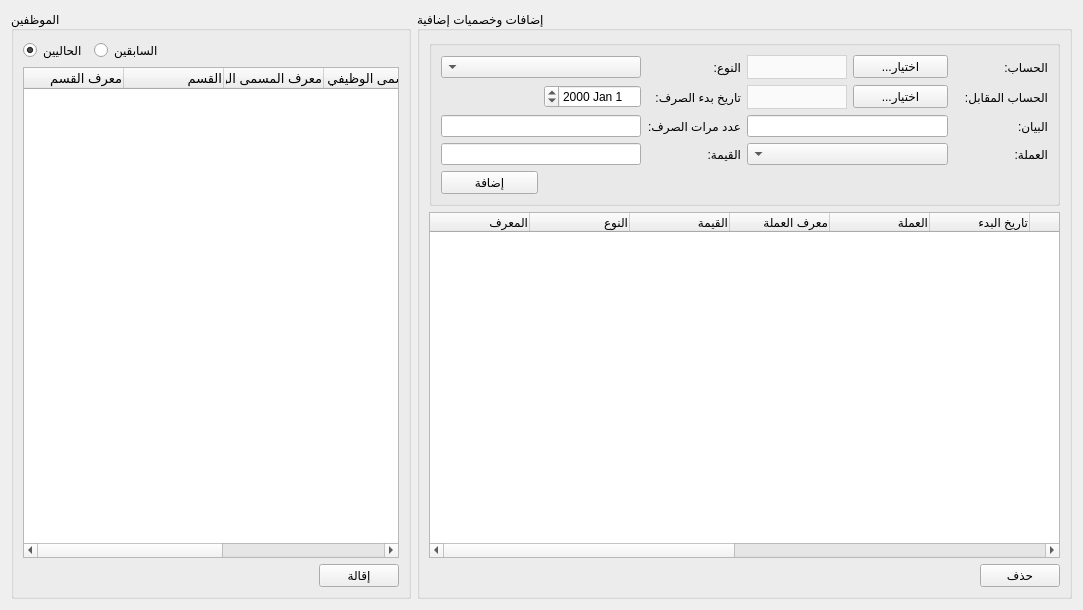
          <widget class="QWidget" name="page_20">
           <property name="geometry">
            <rect>
             <x>0</x>
             <y>0</y>
             <width>1083</width>
             <height>610</height>
            </rect>
           </property>
           <attribute name="label">
            <string>الإضافات والحسميات</string>
           </attribute>
           <layout class="QGridLayout" name="gridLayout_74">
            <item row="0" column="0">
             <widget class="QGroupBox" name="employees_groupbox_3">
              <property name="minimumSize">
               <size>
                <width>400</width>
                <height>0</height>
               </size>
              </property>
              <property name="maximumSize">
               <size>
                <width>400</width>
                <height>16777215</height>
               </size>
              </property>
              <property name="title">
               <string>الموظفين</string>
              </property>
              <layout class="QGridLayout" name="gridLayout_73">
               <item row="0" column="0">
                <widget class="QRadioButton" name="salaries_current_employees">
                 <property name="text">
                  <string>الحاليين</string>
                 </property>
                 <property name="checked">
                  <bool>true</bool>
                 </property>
                </widget>
               </item>
               <item row="0" column="1">
                <widget class="QRadioButton" name="salaries_resigned_employees">
                 <property name="text">
                  <string>السابقين</string>
                 </property>
                </widget>
               </item>
               <item row="0" column="2">
                <spacer name="horizontalSpacer_44">
                 <property name="orientation">
                  <enum>Qt::Horizontal</enum>
                 </property>
                 <property name="sizeHint" stdset="0">
                  <size>
                   <width>40</width>
                   <height>20</height>
                  </size>
                 </property>
                </spacer>
               </item>
               <item row="1" column="0" colspan="4">
                <widget class="QTreeWidget" name="salaries_employees_tree">
                 <property name="font">
                  <font>
                   <pointsize>10</pointsize>
                  </font>
                 </property>
                 <property name="alternatingRowColors">
                  <bool>false</bool>
                 </property>
                 <property name="verticalScrollMode">
                  <enum>QAbstractItemView::ScrollPerPixel</enum>
                 </property>
                 <column>
                  <property name="text">
                   <string>معرف القسم</string>
                  </property>
                  <property name="textAlignment">
                   <set>AlignTrailing|AlignVCenter</set>
                  </property>
                 </column>
                 <column>
                  <property name="text">
                   <string>القسم</string>
                  </property>
                  <property name="textAlignment">
                   <set>AlignTrailing|AlignVCenter</set>
                  </property>
                 </column>
                 <column>
                  <property name="text">
                   <string>معرف المسمى الوظيفي</string>
                  </property>
                  <property name="textAlignment">
                   <set>AlignTrailing|AlignVCenter</set>
                  </property>
                 </column>
                 <column>
                  <property name="text">
                   <string>المسمى الوظيفي</string>
                  </property>
                  <property name="textAlignment">
                   <set>AlignTrailing|AlignVCenter</set>
                  </property>
                 </column>
                 <column>
                  <property name="text">
                   <string>معرف الموظف</string>
                  </property>
                  <property name="textAlignment">
                   <set>AlignTrailing|AlignVCenter</set>
                  </property>
                 </column>
                 <column>
                  <property name="text">
                   <string>الموظف</string>
                  </property>
                  <property name="textAlignment">
                   <set>AlignTrailing|AlignVCenter</set>
                  </property>
                 </column>
                 <column>
                  <property name="text">
                   <string>تاريخ الاستقالة</string>
                  </property>
                  <property name="textAlignment">
                   <set>AlignTrailing|AlignVCenter</set>
                  </property>
                 </column>
                </widget>
               </item>
               <item row="2" column="0" colspan="2">
                <spacer name="horizontalSpacer_46">
                 <property name="orientation">
                  <enum>Qt::Horizontal</enum>
                 </property>
                 <property name="sizeHint" stdset="0">
                  <size>
                   <width>126</width>
                   <height>17</height>
                  </size>
                 </property>
                </spacer>
               </item>
               <item row="2" column="3">
                <widget class="QPushButton" name="terminate_employee_btn_2">
                 <property name="text">
                  <string>إقالة</string>
                 </property>
                </widget>
               </item>
              </layout>
             </widget>
            </item>
            <item row="0" column="1">
             <widget class="QGroupBox" name="employees_groupbox_10">
              <property name="maximumSize">
               <size>
                <width>16777215</width>
                <height>16777215</height>
               </size>
              </property>
              <property name="title">
               <string>إضافات وخصميات إضافية</string>
              </property>
              <layout class="QGridLayout" name="gridLayout_21">
               <item row="2" column="1">
                <widget class="QPushButton" name="salaries_discount_addition_delete_btn">
                 <property name="text">
                  <string>حذف</string>
                 </property>
                </widget>
               </item>
               <item row="2" column="0">
                <spacer name="horizontalSpacer_21">
                 <property name="orientation">
                  <enum>Qt::Horizontal</enum>
                 </property>
                 <property name="sizeHint" stdset="0">
                  <size>
                   <width>331</width>
                   <height>20</height>
                  </size>
                 </property>
                </spacer>
               </item>
               <item row="1" column="0" colspan="2">
                <widget class="QTableWidget" name="salaries_discounts_additions_table">
                 <property name="selectionBehavior">
                  <enum>QAbstractItemView::SelectRows</enum>
                 </property>
                 <property name="verticalScrollMode">
                  <enum>QAbstractItemView::ScrollPerPixel</enum>
                 </property>
                 <property name="horizontalScrollMode">
                  <enum>QAbstractItemView::ScrollPerPixel</enum>
                 </property>
                 <attribute name="horizontalHeaderStretchLastSection">
                  <bool>true</bool>
                 </attribute>
                 <column>
                  <property name="text">
                   <string>المعرف</string>
                  </property>
                  <property name="textAlignment">
                   <set>AlignTrailing|AlignVCenter</set>
                  </property>
                 </column>
                 <column>
                  <property name="text">
                   <string>النوع</string>
                  </property>
                  <property name="textAlignment">
                   <set>AlignTrailing|AlignVCenter</set>
                  </property>
                 </column>
                 <column>
                  <property name="text">
                   <string>القيمة</string>
                  </property>
                  <property name="textAlignment">
                   <set>AlignTrailing|AlignVCenter</set>
                  </property>
                 </column>
                 <column>
                  <property name="text">
                   <string>معرف العملة</string>
                  </property>
                  <property name="textAlignment">
                   <set>AlignTrailing|AlignVCenter</set>
                  </property>
                 </column>
                 <column>
                  <property name="text">
                   <string>العملة</string>
                  </property>
                  <property name="textAlignment">
                   <set>AlignTrailing|AlignVCenter</set>
                  </property>
                 </column>
                 <column>
                  <property name="text">
                   <string>تاريخ البدء</string>
                  </property>
                  <property name="textAlignment">
                   <set>AlignTrailing|AlignVCenter</set>
                  </property>
                 </column>
                 <column>
                  <property name="text">
                   <string>التكرار</string>
                  </property>
                  <property name="textAlignment">
                   <set>AlignTrailing|AlignVCenter</set>
                  </property>
                 </column>
                 <column>
                  <property name="text">
                   <string>معرف الحساب</string>
                  </property>
                  <property name="textAlignment">
                   <set>AlignTrailing|AlignVCenter</set>
                  </property>
                 </column>
                 <column>
                  <property name="text">
                   <string>الحساب</string>
                  </property>
                  <property name="textAlignment">
                   <set>AlignTrailing|AlignVCenter</set>
                  </property>
                 </column>
                 <column>
                  <property name="text">
                   <string>معرف الحساب المقابل</string>
                  </property>
                  <property name="textAlignment">
                   <set>AlignTrailing|AlignVCenter</set>
                  </property>
                 </column>
                 <column>
                  <property name="text">
                   <string>الحساب المقابل</string>
                  </property>
                  <property name="textAlignment">
                   <set>AlignTrailing|AlignVCenter</set>
                  </property>
                 </column>
                 <column>
                  <property name="text">
                   <string>البيان</string>
                  </property>
                  <property name="textAlignment">
                   <set>AlignTrailing|AlignVCenter</set>
                  </property>
                 </column>
                 <column>
                  <property name="text">
                   <string>الحالة</string>
                  </property>
                  <property name="textAlignment">
                   <set>AlignTrailing|AlignVCenter</set>
                  </property>
                 </column>
                </widget>
               </item>
               <item row="0" column="0" colspan="2">
                <widget class="QGroupBox" name="groupBox_4">
                 <property name="layoutDirection">
                  <enum>Qt::RightToLeft</enum>
                 </property>
                 <property name="title">
                  <string/>
                 </property>
                 <layout class="QGridLayout" name="gridLayout_22">
                  <item row="0" column="0">
                   <widget class="QLabel" name="label_53">
                    <property name="maximumSize">
                     <size>
                      <width>16777215</width>
                      <height>16777215</height>
                     </size>
                    </property>
                    <property name="text">
                     <string>الحساب:</string>
                    </property>
                   </widget>
                  </item>
                  <item row="0" column="1">
                   <widget class="QPushButton" name="salaries_discount_addition_account_btn">
                    <property name="text">
                     <string>...اختيار</string>
                    </property>
                   </widget>
                  </item>
                  <item row="0" column="2">
                   <widget class="QComboBox" name="salaries_discount_addition_account_combobox">
                    <property name="minimumSize">
                     <size>
                      <width>100</width>
                      <height>0</height>
                     </size>
                    </property>
                    <property name="styleSheet">
                     <string notr="true">QComboBox {
        background-color: #fafafa;
        border: 1px solid lightgrey;		
		height: 22px;
		color: black;
    }
    QComboBox::drop-down {
        border: none;
    }</string>
                    </property>
                   </widget>
                  </item>
                  <item row="0" column="3">
                   <widget class="QLabel" name="label_16">
                    <property name="maximumSize">
                     <size>
                      <width>16777215</width>
                      <height>16777215</height>
                     </size>
                    </property>
                    <property name="text">
                     <string>النوع:</string>
                    </property>
                   </widget>
                  </item>
                  <item row="0" column="4" colspan="2">
                   <widget class="QComboBox" name="salaries_discount_addition_type_combobox">
                    <property name="minimumSize">
                     <size>
                      <width>200</width>
                      <height>0</height>
                     </size>
                    </property>
                   </widget>
                  </item>
                  <item row="1" column="0">
                   <widget class="QLabel" name="label_54">
                    <property name="maximumSize">
                     <size>
                      <width>16777215</width>
                      <height>16777215</height>
                     </size>
                    </property>
                    <property name="text">
                     <string>الحساب المقابل:</string>
                    </property>
                   </widget>
                  </item>
                  <item row="1" column="1">
                   <widget class="QPushButton" name="salaries_discount_addition_opposite_account_btn">
                    <property name="text">
                     <string>...اختيار</string>
                    </property>
                   </widget>
                  </item>
                  <item row="1" column="2">
                   <widget class="QComboBox" name="salaries_discount_addition_opposite_account_combobox">
                    <property name="minimumSize">
                     <size>
                      <width>100</width>
                      <height>0</height>
                     </size>
                    </property>
                    <property name="styleSheet">
                     <string notr="true">QComboBox {
        background-color: #fafafa;
        border: 1px solid lightgrey;		
		height: 22px;
		color: black;
    }
    QComboBox::drop-down {
        border: none;
    }</string>
                    </property>
                   </widget>
                  </item>
                  <item row="1" column="3">
                   <widget class="QLabel" name="label_62">
                    <property name="maximumSize">
                     <size>
                      <width>16777215</width>
                      <height>16777215</height>
                     </size>
                    </property>
                    <property name="text">
                     <string>تاريخ بدء الصرف:</string>
                    </property>
                   </widget>
                  </item>
                  <item row="1" column="4">
                   <widget class="QDateEdit" name="salaries_discount_addition_start_date_input"/>
                  </item>
                  <item row="2" column="0">
                   <widget class="QLabel" name="label_19">
                    <property name="maximumSize">
                     <size>
                      <width>16777215</width>
                      <height>16777215</height>
                     </size>
                    </property>
                    <property name="text">
                     <string>البيان:</string>
                    </property>
                   </widget>
                  </item>
                  <item row="2" column="1" colspan="2">
                   <widget class="QLineEdit" name="salaries_discount_addition_statement">
                    <property name="minimumSize">
                     <size>
                      <width>200</width>
                      <height>0</height>
                     </size>
                    </property>
                    <property name="text">
                     <string/>
                    </property>
                   </widget>
                  </item>
                  <item row="2" column="3">
                   <widget class="QLabel" name="label_63">
                    <property name="maximumSize">
                     <size>
                      <width>16777215</width>
                      <height>16777215</height>
                     </size>
                    </property>
                    <property name="text">
                     <string>عدد مرات الصرف:</string>
                    </property>
                   </widget>
                  </item>
                  <item row="2" column="4" colspan="2">
                   <widget class="QLineEdit" name="salaries_discount_addition_repeatition_input">
                    <property name="minimumSize">
                     <size>
                      <width>200</width>
                      <height>0</height>
                     </size>
                    </property>
                    <property name="text">
                     <string/>
                    </property>
                   </widget>
                  </item>
                  <item row="3" column="0">
                   <widget class="QLabel" name="label_18">
                    <property name="maximumSize">
                     <size>
                      <width>16777215</width>
                      <height>16777215</height>
                     </size>
                    </property>
                    <property name="text">
                     <string>العملة:</string>
                    </property>
                   </widget>
                  </item>
                  <item row="3" column="1" colspan="2">
                   <widget class="QComboBox" name="salaries_discount_addition_currency_combobox">
                    <property name="enabled">
                     <bool>true</bool>
                    </property>
                    <property name="minimumSize">
                     <size>
                      <width>200</width>
                      <height>0</height>
                     </size>
                    </property>
                    <property name="styleSheet">
                     <string notr="true"/>
                    </property>
                   </widget>
                  </item>
                  <item row="3" column="3">
                   <widget class="QLabel" name="label_17">
                    <property name="maximumSize">
                     <size>
                      <width>16777215</width>
                      <height>16777215</height>
                     </size>
                    </property>
                    <property name="text">
                     <string>القيمة:</string>
                    </property>
                   </widget>
                  </item>
                  <item row="3" column="4" colspan="2">
                   <widget class="QLineEdit" name="salaries_discount_addition_value_input">
                    <property name="minimumSize">
                     <size>
                      <width>200</width>
                      <height>0</height>
                     </size>
                    </property>
                    <property name="text">
                     <string/>
                    </property>
                   </widget>
                  </item>
                  <item row="4" column="0" colspan="5">
                   <spacer name="horizontalSpacer_47">
                    <property name="orientation">
                     <enum>Qt::Horizontal</enum>
                    </property>
                    <property name="sizeHint" stdset="0">
                     <size>
                      <width>297</width>
                      <height>17</height>
                     </size>
                    </property>
                   </spacer>
                  </item>
                  <item row="4" column="5">
                   <widget class="QPushButton" name="salary_addition_discount_add_btn">
                    <property name="text">
                     <string>إضافة</string>
                    </property>
                   </widget>
                  </item>
                 </layout>
                </widget>
               </item>
              </layout>
             </widget>
            </item>
           </layout>
          </widget>
